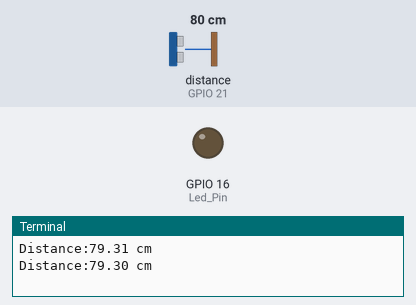
This program was run on a simulated Raspberry Pi (BCM pin numbers). On the bench: output pins drawn as LEDs (lit = HIGH), the last lines printed to the terminal. Inputs (shaded band) come from the test bench; at power-on: distance to the obstacle (sensor on GPIO 21) 80 cm. The echo pulse lasts 58.3 µs per cm; the clock reads 2024-03-15 10:24:30 at power-on unless the program sets it; pins used as bus, display or sensor lines are not drawn.

Above: at 3.2 s.
3.3 s: distance to the obstacle (sensor on GPIO 21) set to 84 cm
At 4.4 s:
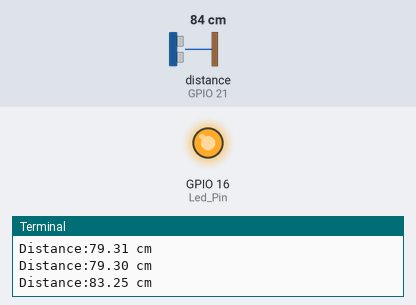
5.5 s: distance to the obstacle (sensor on GPIO 21) set to 2 cm
At 7.2 s:
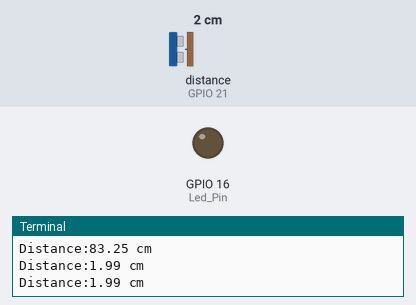
7.5 s: distance to the obstacle (sensor on GPIO 21) set to 120 cm
At 9.2 s:
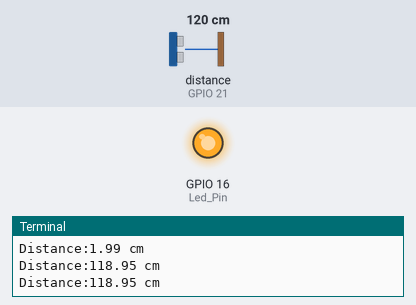
Timing chart, 0 to 10.7 s (numbered marks = the images above; inputs shaded):
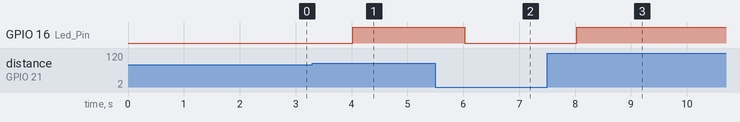

The program:

distance.py
```python
import RPi.GPIO as GPIO
import time

Trig_Pin = 20
Echo_Pin = 21
Led_Pin = 16
maximum_dis = 80

GPIO.setmode(GPIO.BCM)
GPIO.setup(Trig_Pin, GPIO.OUT, initial = GPIO.LOW)
GPIO.setup(Led_Pin, GPIO.OUT, initial = GPIO.LOW)
GPIO.setup(Echo_Pin, GPIO.IN)

time.sleep(2)

def checkdist():
    GPIO.output(Trig_Pin, GPIO.HIGH)
    time.sleep(0.00015)
    GPIO.output(Trig_Pin, GPIO.LOW)
    while not GPIO.input(Echo_Pin):
        pass
    t1 = time.time()
    while GPIO.input(Echo_Pin):
        pass
    t2 = time.time()

    if ((t2-t1)*340*100/2) > maximum_dis:
        GPIO.output(Led_Pin, 1)
    if ((t2-t1)*340*100/2) < maximum_dis:
        GPIO.output(Led_Pin, 0)
    return (t2-t1)*340*100/2

try:
    while True:
        print 'Distance:%0.2f cm' % checkdist()
        time.sleep(1)
except KeyboardInterrupt:
    GPIO.cleanup()
```

Measured:
- the behaviour switches between 80 and 81 cm on distance to the obstacle (sensor on GPIO 21) (found by bisection; images 0 and 1)
- after the input at 3.3 s, GPIO 16 (Led_Pin): LOW → HIGH after 0.72 s
- after the input at 5.5 s, GPIO 16 (Led_Pin): HIGH → LOW after 0.52 s
- after the input at 7.5 s, GPIO 16 (Led_Pin): LOW → HIGH after 0.53 s
